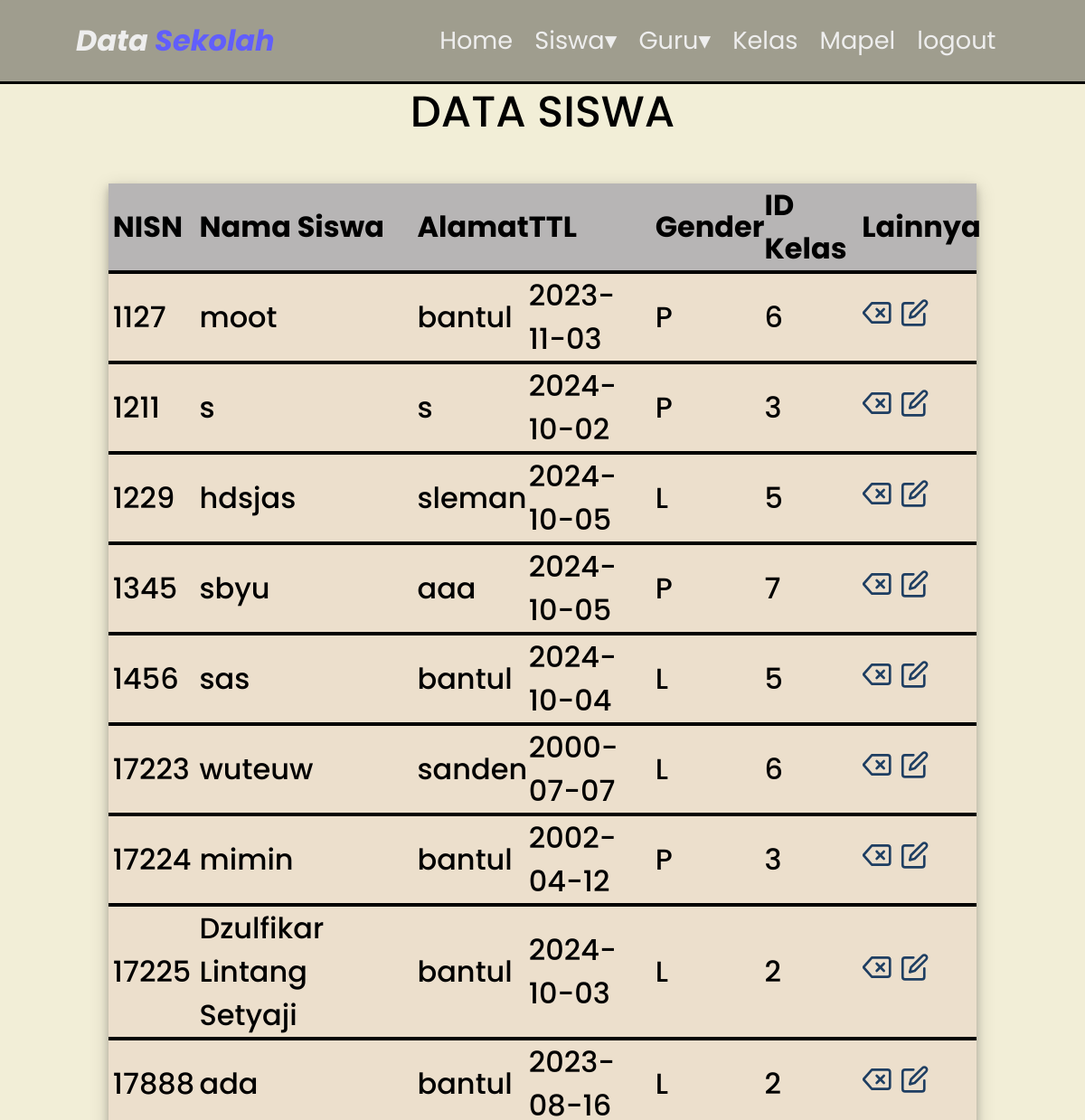
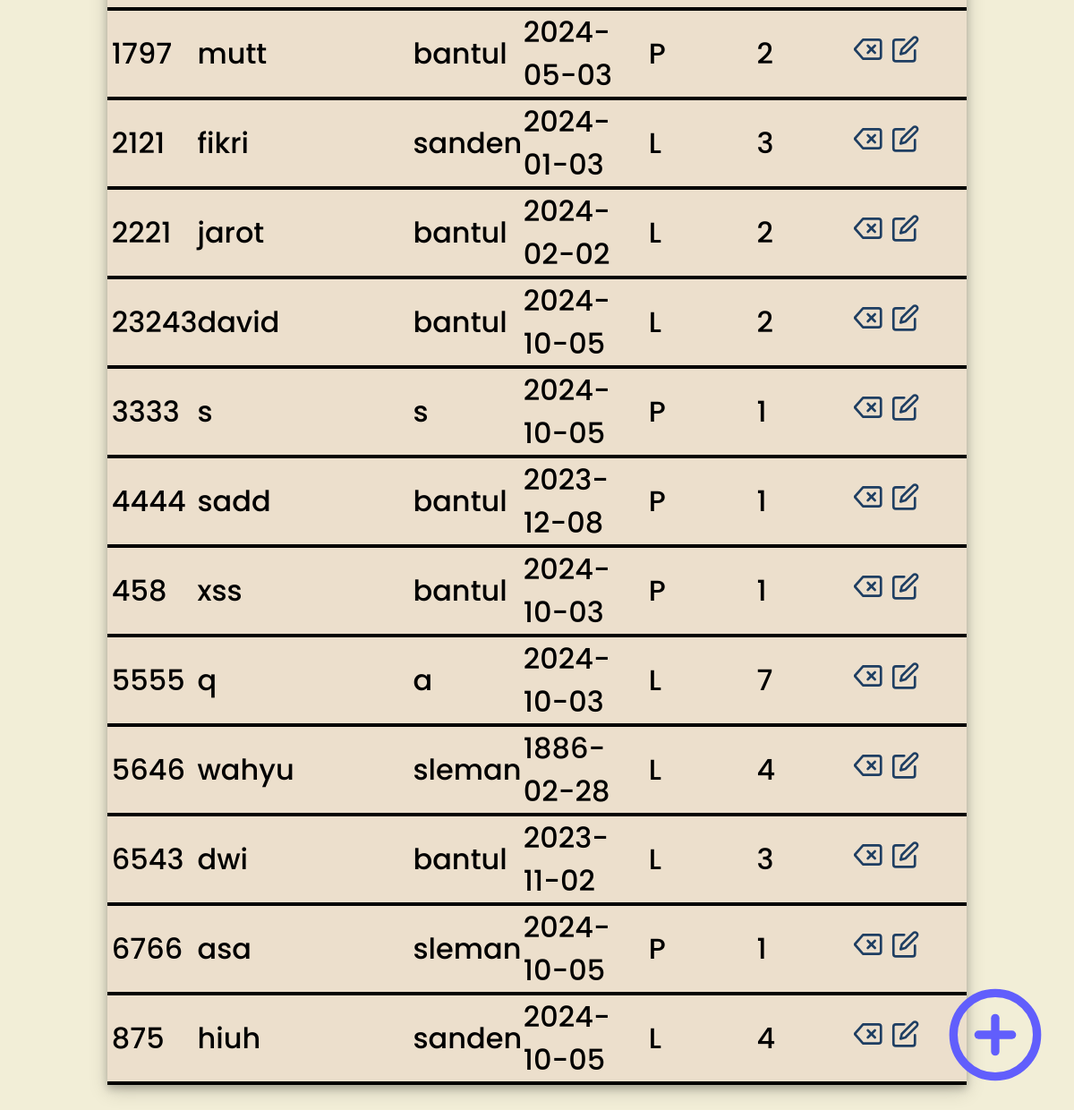
The app's page /siswa.php with its own data (2 pictures, top to bottom).
### tables this page shows
CREATE TABLE `siswa` (
  `nisn` varchar(10) NOT NULL,
  `nama_siswa` varchar(35) NOT NULL,
  `alamat` varchar(35) NOT NULL,
  `ttl` date NOT NULL,
  `gender` varchar(1) NOT NULL,
  `id_kelas` varchar(10) NOT NULL
);

### siswa.php (the view, shortened to what this page needs)
<head>
    <link rel="stylesheet" href="css/dash.css">
</head>
<body class="body-siswa">
        <?php
        include "nav.php";
        ?>
    <header><span>DATA SISWA</span></header>
    <div class="container">
                <table>
                    <tr style="background-color: #b7b5b5;">
                        <th>NISN</th>
                        <th>Nama Siswa</th>
                        <th>Alamat</th>
                        <th>TTL</th>
                        <th>Gender</th>
                        <th>ID Kelas</th>
                        <th>Lainnya</th>
                    </tr>
                    <?php
                    if (isset($_GET['kelas'])) {
                        $kelas = $_GET['kelas'];
                        $data = mysqli_query($koneksi, "SELECT * FROM siswa WHERE id_kelas = $kelas");
                    } else {
                        $data = mysqli_query($koneksi, "SELECT * FROM siswa");
                    }
                      while ($tampil = mysqli_fetch_array($data)) {
                    ?>
                    <tr class="tr-data">
                        <td><?php echo $tampil ['nisn'];?></td>
                        <td><?php echo $tampil ['nama_siswa'];?></td>
                        <td><?php echo $tampil ['alamat'];?></td>
                        <td><?php echo $tampil ['ttl'];?></td>
                        <td><?php echo $tampil ['gender'];?></td>
                        <td><?php echo $tampil ['id_kelas'];?></td>
                        <td><a href="delete-siswa.php?id=<?php echo $tampil['nisn'];?>"><i data-feather="delete" class="lain-1"></i></a>
                        <a href="edit_siswa.php?id=<?php echo $tampil['nisn'];?>"><i data-feather="edit" class="lain-1"></i></a>
                        </td>
                    </tr>
                <?php
                }
                ?>
        </table>
    </div>
    <div class="container2">
        <a href="tambah_siswa.php" class="tambah"><i data-feather="plus-circle" style="width: 7rem; height: 7rem;"></i></a>
    </div>
</body>

### css/dash.css (style rules this page uses)
.body-siswa { padding: 0; margin: 0; background-color:#F2EED7; font-family: 'Poppins', sans-serif; }
header { display: flex; justify-content: center; margin: 2.7rem; margin-top: 5.5rem; }
header span { font-size: 3rem; font-weight: 500; }
.container { display: flex; justify-content: center; padding: 0 10%; }
table { width: 100%; font-size: 2rem; border-collapse: collapse; box-shadow: 0 4px 8px rgba(0, 0, 0, 0.2), 0 6px 20px rgba(0, 0, 0, 0.19); background-color: #ECDFCC; animation: scaleUp 1s ease-out; margin-bottom: 2rem; }
td { border-bottom: 4px solid black; height: 4rem; text-align: left; padding: 0 0.5%; font-weight: 500; }
th { border-bottom: 4px solid black; height: 4rem; text-align: left; border-collapse: collapse; padding: 0 0.5%; }
.container2 { position: fixed; bottom: 2rem; right: 2rem; }
.tambah { width:4rem; height: 4rem; text-decoration: none; color:#615EFC; }
.lain-1 { width:2rem; height: 2rem; text-decoration: none; color: #1E3E62; padding: 0 0.5%; }

### records on screen
siswa: nisn "1127", nama_siswa "moot", alamat "bantul", ttl "2023-11-03", gender "P", id_kelas "6"
siswa: nisn "1211", nama_siswa "s", alamat "s", ttl "2024-10-02", gender "P", id_kelas "3"
siswa: nisn "1229", nama_siswa "hdsjas", alamat "sleman", ttl "2024-10-05", gender "L", id_kelas "5"
siswa: nisn "1345", nama_siswa "sbyu", alamat "aaa", ttl "2024-10-05", gender "P", id_kelas "7"
siswa: nisn "1456", nama_siswa "sas", alamat "bantul", ttl "2024-10-04", gender "L", id_kelas "5"
siswa: nisn "17223", nama_siswa "wuteuw", alamat "sanden", ttl "2000-07-07", gender "L", id_kelas "6"
siswa: nisn "17224", nama_siswa "mimin", alamat "bantul", ttl "2002-04-12", gender "P", id_kelas "3"
siswa: nisn "17225", nama_siswa "Dzulfikar Lintang Setyaji", alamat "bantul", ttl "2024-10-03", gender "L", id_kelas "2"
siswa: nisn "17888", nama_siswa "ada", alamat "bantul", ttl "2023-08-16", gender "L", id_kelas "2"
siswa: nisn "1797", nama_siswa "mutt", alamat "bantul", ttl "2024-05-03", gender "P", id_kelas "2"
siswa: nisn "2121", nama_siswa "fikri", alamat "sanden", ttl "2024-01-03", gender "L", id_kelas "3"
siswa: nisn "2221", nama_siswa "jarot", alamat "bantul", ttl "2024-02-02", gender "L", id_kelas "2"
siswa: nisn "23243", nama_siswa "david", alamat "bantul", ttl "2024-10-05", gender "L", id_kelas "2"
siswa: nisn "3333", nama_siswa "s", alamat "s", ttl "2024-10-05", gender "P", id_kelas "1"
siswa: nisn "4444", nama_siswa "sadd", alamat "bantul", ttl "2023-12-08", gender "P", id_kelas "1"
siswa: nisn "458", nama_siswa "xss", alamat "bantul", ttl "2024-10-03", gender "P", id_kelas "1"
siswa: nisn "5555", nama_siswa "q", alamat "a", ttl "2024-10-03", gender "L", id_kelas "7"
siswa: nisn "5646", nama_siswa "wahyu", alamat "sleman", ttl "1886-02-28", gender "L", id_kelas "4"
siswa: nisn "6543", nama_siswa "dwi", alamat "bantul", ttl "2023-11-02", gender "L", id_kelas "3"
siswa: nisn "6766", nama_siswa "asa", alamat "sleman", ttl "2024-10-05", gender "P", id_kelas "1"
siswa: nisn "875", nama_siswa "hiuh", alamat "sanden", ttl "2024-10-05", gender "L", id_kelas "4"
